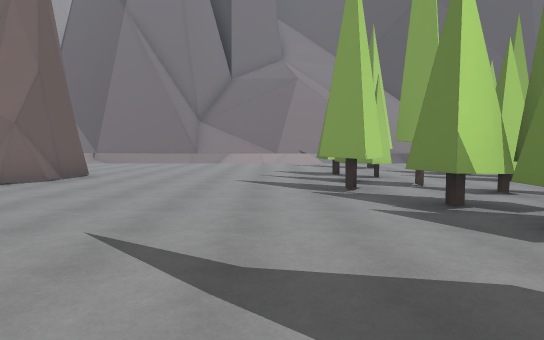
View 1 (above)

24 first-person views from a walk through a scene from a Unity 3-D project. The camera is 1.5 m above the floor, tilts 4° down and sees 75° across. The floor is counted in squares, 2 m on a side. Each view is taken from the middle of a square. On the plan, view 1 faces up. The plan holds only what a view shows up to about 11 squares ahead; the rest is blank. The place goes on beyond the plan. The player character is not drawn. Some animated figures are not drawn.

View 2
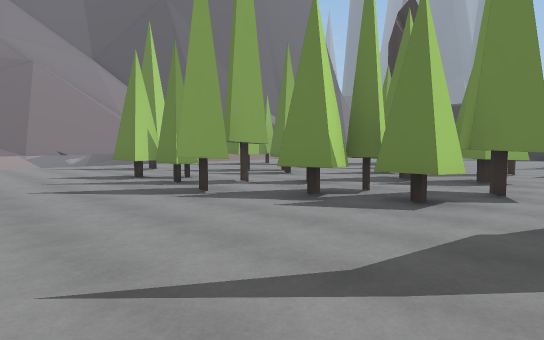

View 3
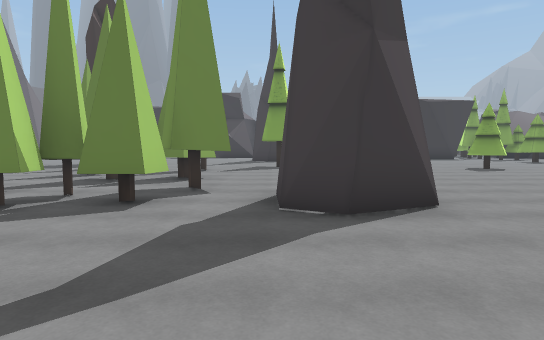

View 4
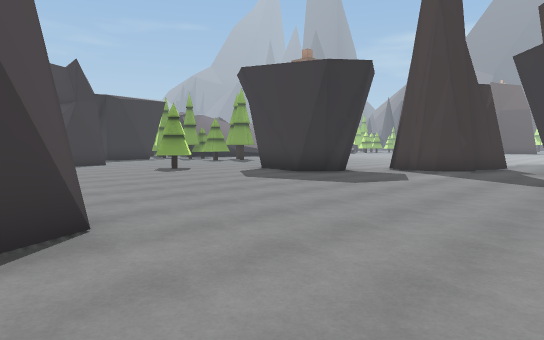

View 5
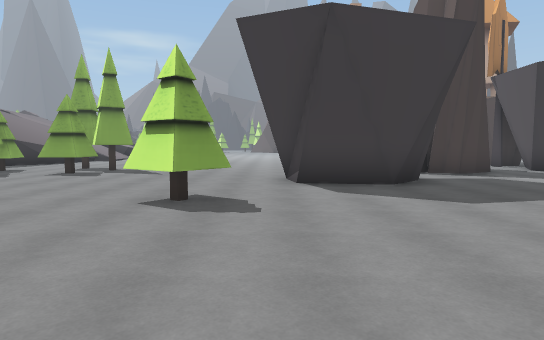

View 6
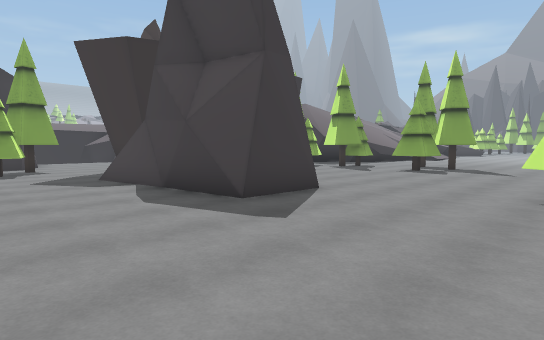

View 7
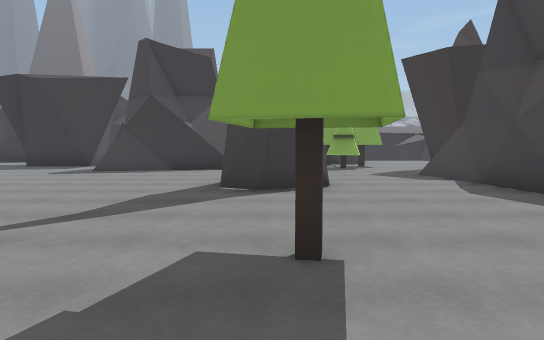

View 8
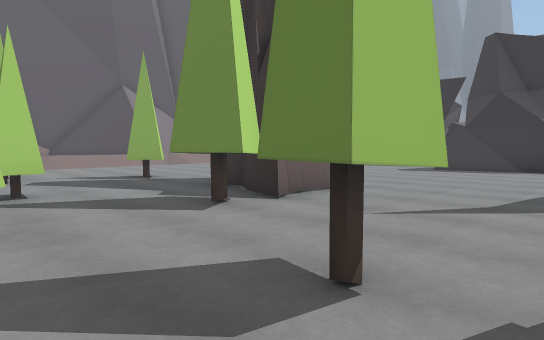

View 9
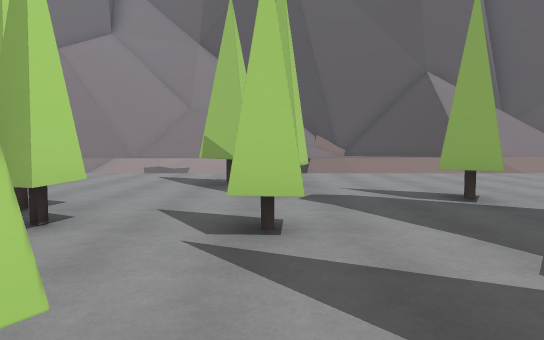

View 10
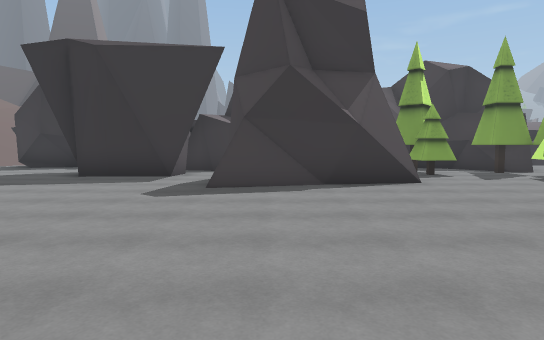

View 11
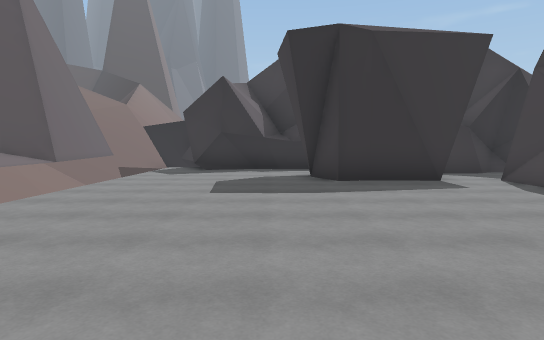

View 12
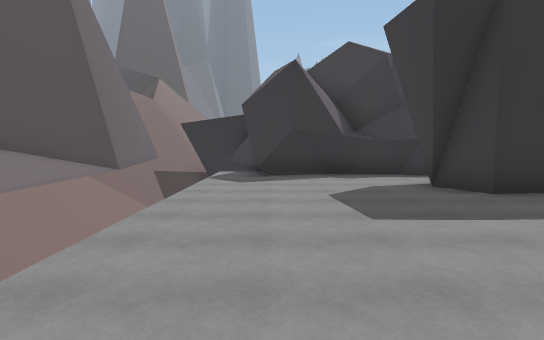

View 13
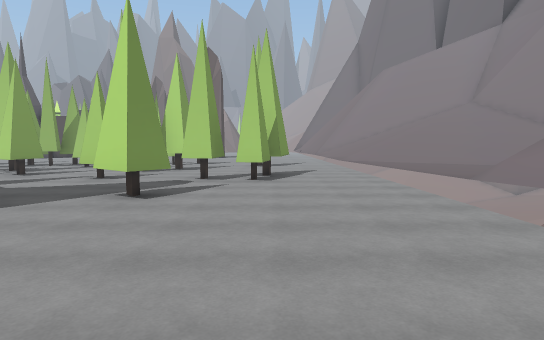

View 14
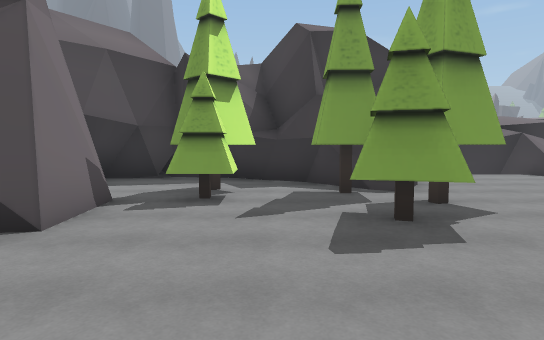

View 15
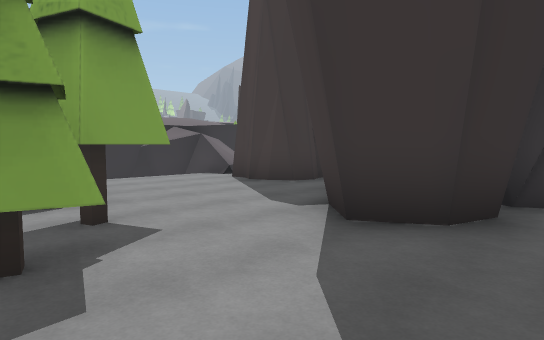

View 16
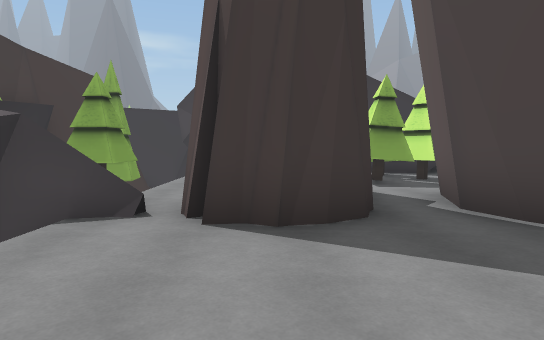

View 17
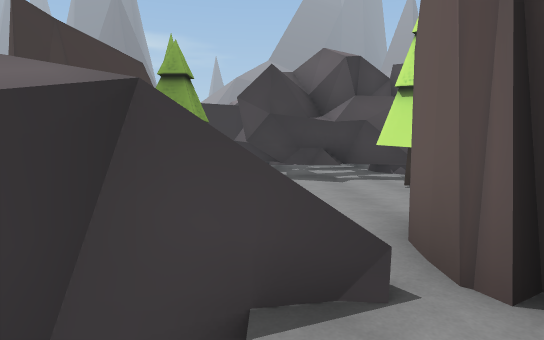

View 18
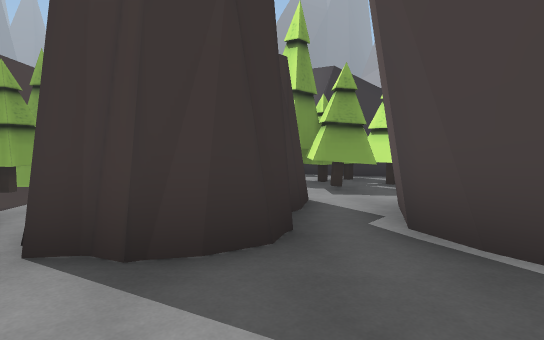

View 19
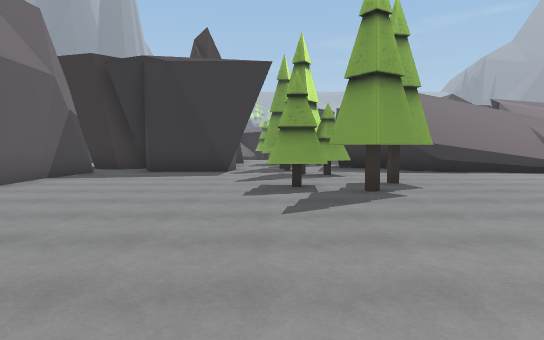

View 20
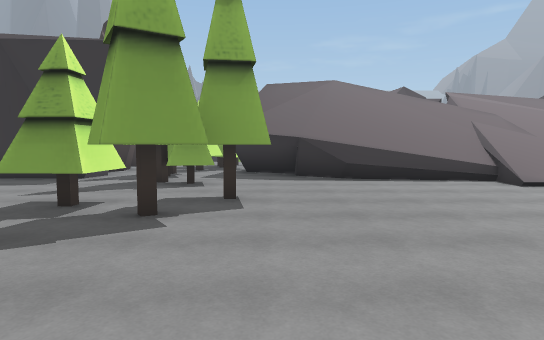

View 21
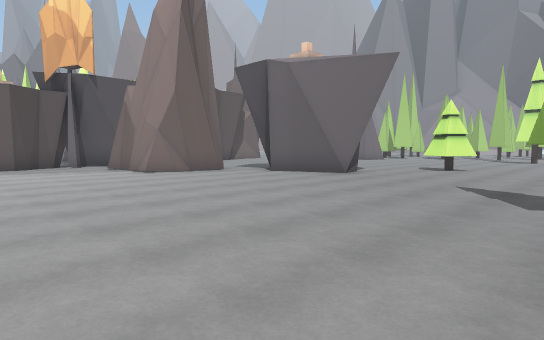

View 22
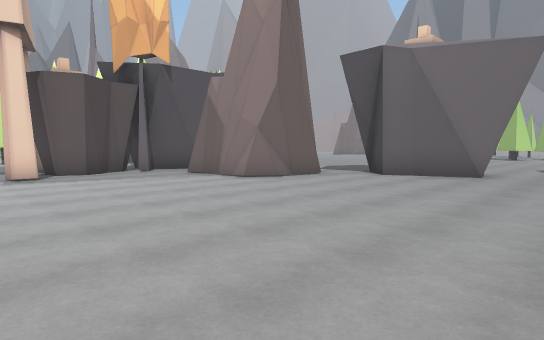

View 23
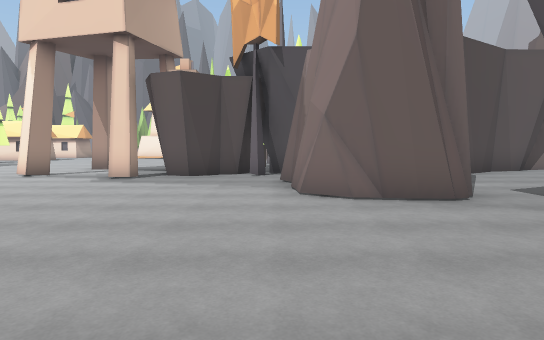

View 24
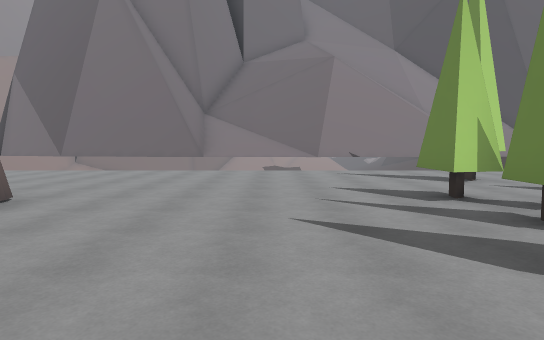

### Floor plan
Key: @ floor where view 1 was taken; # wall or solid block; . main floor; : floor 5.5 m higher than the main floor; / step, stairs or slope; = window, fence, low wall or low ledge; ^ raised ledge; v drop or lower ground; T tree; R rock; H house; O other object.
Columns run from 9 left of view 1 to 28 right of it. Each row starts with its distance up from view 1.
 16                  ^^^ #     #^ ^^^vvv
 15 ##               ^^^^^### ^^==
 14  #############^^^^^^^^^............#
 13  ................................###
 12   ..........T...TT...............#
 11    ......... ....T...............#
 10    ..............T..T.........##.#
  9     #......T..T........ ......## #
  8     #......T..TT.T...   ......###
  7     #......TT.T.....#  .........#
  6     ......TTTT..T..T## .....##..#
  5      ......T...TT...........#  .#
  4       .....TT.TT............#   ##
  3       ......T#.T..T.........## ..#
  2        ......T...................#
  1        ............T...## ....TT.#
  0         .@.##     ......#........#
 -1         ....#.   ...........TT#T##
 -2         .....................#T##
 -3         .................#.......
 -4        R..............####..#......
 -5        R..............####.##...... v
 -6        #..........TT.......###.....vv
 -7        ##.................## #####=#
 -8         #.....###.........#  #####=#=
 -9          .....###.........######  vTT
-10          .............TT.TOTTTT ..v#Tv
-11          #.###........TT.TOTTTTTT.vTTv
-12         ##.###.......TTT.T.//TTTT  TTv
-13         #..................///v###v  #
-14         R#................#///:v###v v
-15          #................/////vv #v
-16        H.RH...............//// vv
-17        ...................////
-18        H.....  .....    ./////

Positions as (right, up) in squares from view 1, and headings:
1: (0, 0), facing up
2: (-2, 1), facing up-right
3: (-2, 1), facing right
4: (-1, 0), facing down-right
5: (8, -1), facing down
6: (9, 0), facing down-right
7: (8, 1), facing right
8: (7, 2), facing up-right
9: (8, 5), facing up
10: (12, 5), facing right
11: (13, 11), facing right
12: (15, 13), facing right
13: (16, 12), facing left
14: (16, 0), facing right
15: (17, -1), facing down-right
16: (23, -3), facing down
17: (25, -5), facing down
18: (22, -4), facing down
19: (7, -10), facing right
20: (9, -13), facing right
21: (13, -17), facing up-left
22: (10, -18), facing up-left
23: (9, -13), facing left
24: (-1, 4), facing up
